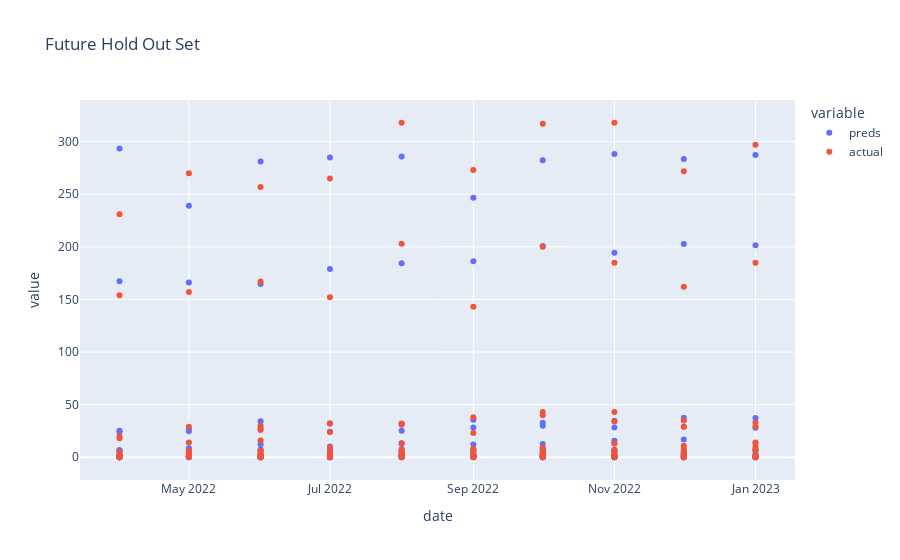

Notebook code cell kept with this figure:
### Code cell
# scatter plot of predictions
plot_df = pd.DataFrame({'date': model['df_preds_test']['CallDate_ym'].astype(str),
                        'preds': model['df_preds_test']['preds_test'],
                        'actual': model['df_preds_test']['rx_count']})
fig = px.scatter(plot_df, x="date", y=plot_df.columns.tolist(), title="Future Hold Out Set")
fig.show()

### Figure 1 — Plotly figure (JSON) as saved in the notebook; plotly's stock layout.template omitted (floating-point values rounded to 4 significant figures; data arrays with more than 128 entries replaced by an {"elided": "..."} marker saying what was removed)
{"data": [{"hovertemplate": "variable=preds<br>date=%{x}<br>value=%{y}<extra></extra>", "legendgroup": "preds", "marker": {"color": "#636efa", "symbol": "circle"}, "mode": "markers", "name": "preds", "orientation": "v", "showlegend": true, "type": "scatter", "x": {"elided": "140 str values"}, "xaxis": "x", "y": {"elided": "140 float values"}, "yaxis": "y"}, {"hovertemplate": "variable=actual<br>date=%{x}<br>value=%{y}<extra></extra>", "legendgroup": "actual", "marker": {"color": "#EF553B", "symbol": "circle"}, "mode": "markers", "name": "actual", "orientation": "v", "showlegend": true, "type": "scatter", "x": {"elided": "140 str values"}, "xaxis": "x", "y": {"elided": "140 int values"}, "yaxis": "y"}], "layout": {"legend": {"title": {"text": "variable"}, "tracegroupgap": 0}, "title": {"text": "Future Hold Out Set"}, "xaxis": {"anchor": "y", "domain": [0, 1], "title": {"text": "date"}}, "yaxis": {"anchor": "x", "domain": [0, 1], "title": {"text": "value"}}}}
